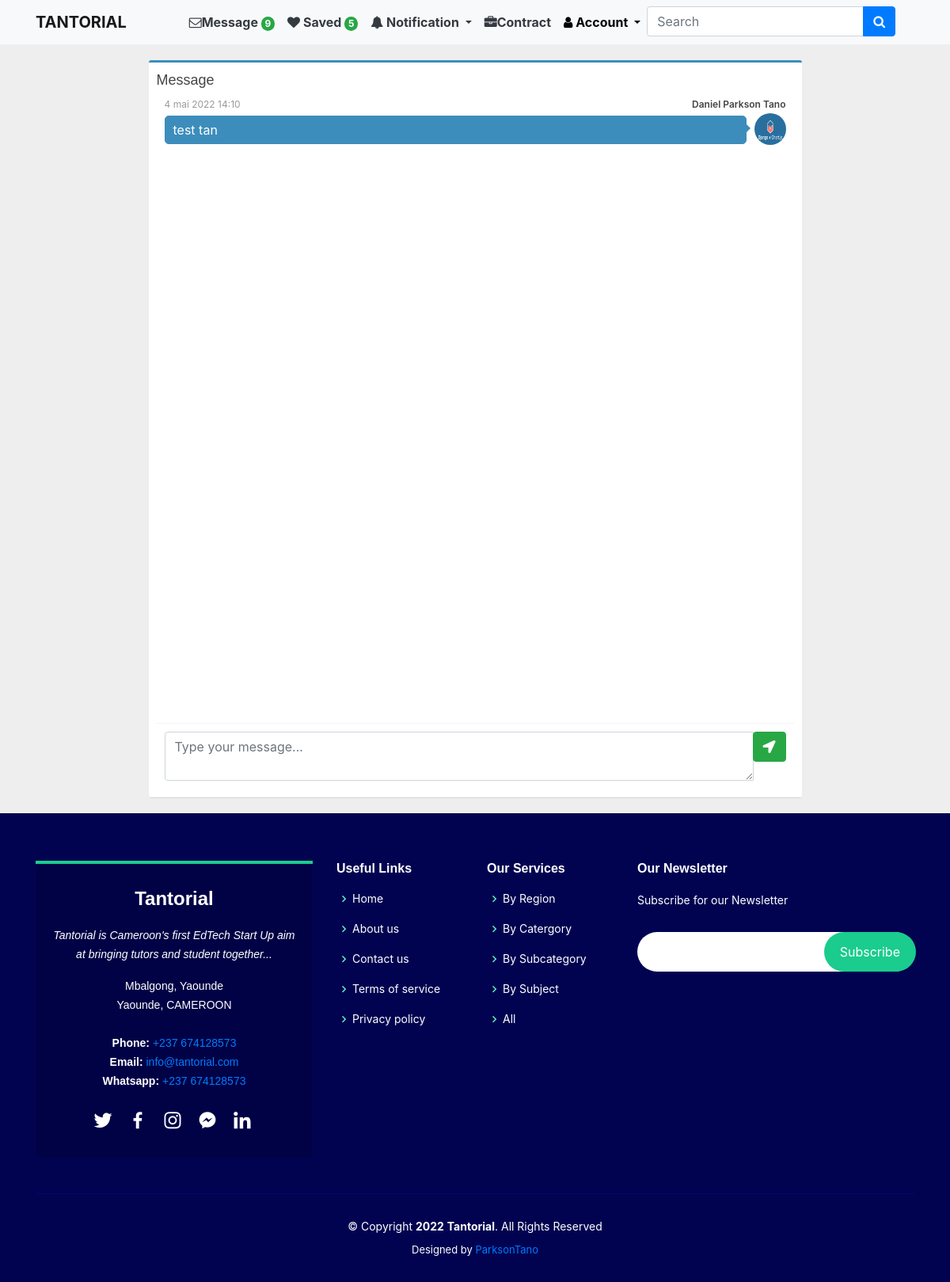
Page /message/chat/7 (signed in) on the earlier database version.
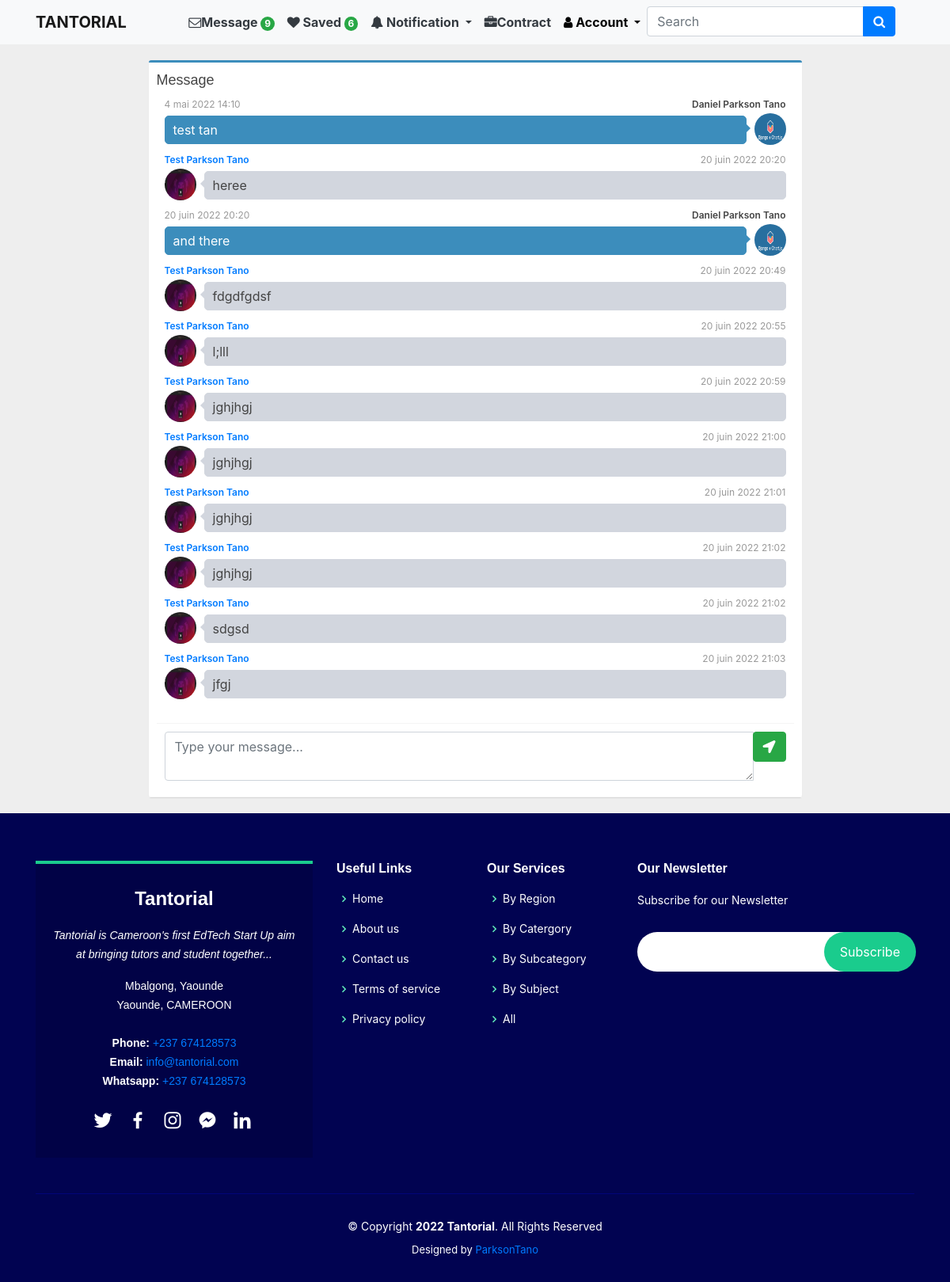
Same page on the later database version.
### mainapp/models.py (models this page shows, shortened)
class ProfilePersonal(models.Model):
    user = models.OneToOneField(User, on_delete=models.CASCADE)
    account_type = models.CharField(
        max_length=10, choices=ACC, null=True, blank=True)
    title = models.CharField(
        max_length=10, choices=TITLE, null=True, blank=True)
    gender = models.CharField(
        max_length=10, choices=GENDER, null=True, blank=True)
    first_name = models.CharField(max_length=30, null=True, blank=True)
    last_name = models.CharField(max_length=30, null=True, blank=True)
    phone_number = models.CharField(max_length=15, null=True, blank=True)
    whatsapp_number = models.CharField(max_length=15, null=True, blank=True)
    show_whatsapp_number = models.BooleanField(default=True)
    online_lesson = models.BooleanField(default=False)
    country = models.ForeignKey(Country, on_delete=models.PROTECT, null=True)
    region = ChainedForeignKey(Region, chained_field="country",
                               chained_model_field="country",
                               show_all=False,
                               auto_choose=True,
                               sort=True,
                               null=True,)
    town = ChainedForeignKey(Town, chained_field="region",
                             chained_model_field="region",
                             show_all=False,
                             auto_choose=True,
                             sort=True,
                             null=True,)
    address = models.CharField(max_length=256, null=True, blank=True)
    date_of_birth = models.DateField(default=timezone.now)
    level_of_education = models.CharField(
        max_length=50, choices=EL, null=True, blank=True)
    date_of_birth = models.DateField(default=timezone.now)
    view_count = models.PositiveIntegerField(default=0)
    paid = models.BooleanField(default=False)
    favourite = models.ManyToManyField(
        User, related_name='saved_user', blank=True)
    profile_pic = models.ImageField(
        upload_to='profile_img', default='default.png')
    @property
    def total_likes(self):
        return self.favourite.count()
    def __str__(self):
        return self.user.username + " profile"

### messaging/models.py (models this page shows)
class Message(models.Model):
    chat = models.ForeignKey(Chat, on_delete=models.CASCADE)
    sender_user = models.ForeignKey(
        User, on_delete=models.CASCADE, related_name='+', null=True, blank=True)
    receiver_user = models.ForeignKey(
        User, on_delete=models.CASCADE, related_name='+')
    name = models.CharField(max_length=256, null=True, blank=True)
    email = models.EmailField(null=True, blank=True)
    phone_number = models.IntegerField(null=True, blank=True)
    message = models.TextField()
    is_read = models.BooleanField(default=False)
    date_created = models.DateTimeField(auto_now_add=True)

### messaging/views.py (the view)
# urls.py: path('chat/<int:pk>', MessageView.as_view(), name='message'),
class MessageView(TemplateView):
    template_name = 'main/message.html'
    def dispatch(self, request, *args, **kwargs):
        url_id = kwargs['pk']
        profile = self.request.user
        chat = Chat.objects.get(id=url_id)
        if request.user.is_authenticated and (chat.user == profile or chat.receiver == profile):
            pass
        else:
            return redirect('/accounts/login/?next=/message/')
        return super().dispatch(request, *args, **kwargs)
    def get_context_data(self, **kwargs):
        context = super().get_context_data(**kwargs)
        url_id = kwargs['pk']
        profile = self.request.user
        chat = Chat.objects.get(id=url_id)
        message = Message.objects.filter(Q(chat=url_id) & (
            Q(sender_user=profile) | Q(receiver_user=profile))).order_by('date_created')
        for mess in message:
            if self.request.user == mess.receiver_user:
                if self.request.user != mess.sender_user:
                    mess.is_read = True
                    mess.save()
                else:
                    pass
            chats_id = mess.chat.id
        context['chat'] = url_id
        context["message"] = message
        return context

### category/category_processor.py (called while the page is built)
def category_list(request):
    suggested = []
    tutor = ProfilePersonal.objects.filter(account_type="tutor")
    profil = ProfilePersonal.objects.all()
    print('erjejr')
    print(tutor)
    if request.user.is_authenticated:
        if request.user.profilepersonal in tutor:
            suggested = ProfilePersonal.objects.filter(account_type="student")
    else:
        suggested = ProfilePersonal.objects.filter(account_type="student")
    return {
        'all_cat': Category.objects.all().order_by('name'),
        'all_subcat': SubCategory.objects.select_related('category').all().order_by('name'),
        'all_sub': Subject.objects.select_related('subcategory').all().order_by('subcategory'),
        'review' : Review.objects.all(),
        'tutors': tutor,
        'suggested': suggested
    }

### dani/dani_processor.py (called while the page is built)
def carousel_slide(request):
    return {
        'carousel' : Carousel.objects.all(),
        'subject_res' : Subject.objects.all(),
        'suggested': ProfilePersonal.objects.filter(paid=True)
     }

### templates/main/message.html (shortened to what this page needs)
{% extends "base.html" %}
{% load static %}
	{% block content %}
<div class="container">
	<div class="row">
		<div class="col-md-9 mx-auto">
			<div class="box box-primary direct-chat direct-chat-primary" >
				<div class="box-header with-border">
					<h3 class="box-title">Message</h3>
				<div class="box-body">
					<div class="direct-chat-messages" id='mess' style="height: 100vh;">
						{% for m in message %}
							{% if m.sender_user == request.user %}
						<div class="direct-chat-msg right" >
							<div class="direct-chat-info clearfix">
								<span class="direct-chat-name pull-right">{{request.user.profilepersonal.first_name}} {{request.user.profilepersonal.last_name}}</span>
								<span class="direct-chat-timestamp pull-left">{{m.date_created}}</span>
							</div>
							<img class="direct-chat-img" src="{{m.sender_user.profilepersonal.profile_pic.url}}" alt="Message User Image">
							<div class="direct-chat-text">
								{{m.message}}
							</div>
						</div>
						{% else %}
						<div class="direct-chat-msg">
							<div class="direct-chat-info clearfix">
								<span class="direct-chat-name pull-left">
									<a href="{% url 'dantorial:userprofile' m.sender_user.profilepersonal.id %}" style="text-decoration:none">
									{{m.sender_user.profilepersonal.first_name}} {{m.sender_user.profilepersonal.last_name}}
								</a>
								</span>
								<span class="direct-chat-timestamp pull-right">
									{{m.date_created}}
								</span>
							</div>
							<img class="direct-chat-img" src="{{m.sender_user.profilepersonal.profile_pic.url}}" alt="Message User Image">
							<div class="direct-chat-text">
								{{m.message}}
							</div>
						</div>
					{% endif %}
					{% endfor %}
					</div>
				</div>
				<div class="box-footer">
					<form method="POST" class='needs-validation' action="{% url 'dantorial_message:send' chat  %}"  novalidate>
						<div class="input-group">
							<textarea name="message" class="form-control type_msg" id = 'msg' placeholder="Type your message..." required></textarea>
							<span class="input-group-btn">
								<button type="submit" class="btn btn-success send_msg" id="{{chat}}" date-url = "">
									<i class="fas fa-location-arrow"></i>
								</button></
							</span>
						</div>
					</form>
				</div>
			</div>
		</div>
	</div>
</div>
		{% endblock %}

### templates/base.html (shortened to what the changed rows need)
{% load pwa %}
{% load cache %}
{% load static %}
{% load notifications_tags %}
{% load i18n %}
{% load humanize %}
<!doctype html>
<html lang="en">
<head>
  <link href="https://cdn.jsdelivr.net/npm/bootstrap@5.1.0/dist/css/bootstrap.min.css" rel="stylesheet">
  <link href="https://cdnjs.cloudflare.com/ajax/libs/font-awesome/5.15.1/css/all.min.css" rel="stylesheet" />
  <link rel="stylesheet" href="{% static 'main.css' %}">
  <link rel="stylesheet" href="https://maxcdn.bootstrapcdn.com/font-awesome/4.5.0/css/font-awesome.min.css">
  <link href="https://cdn.jsdelivr.net/npm/select2@4.1.0-rc.0/dist/css/select2.min.css" rel="stylesheet" />
  <link
    href="https://cdnjs.cloudflare.com/ajax/libs/bootstrap-datetimepicker/4.17.37/css/bootstrap-datetimepicker.min.css"
    rel="stylesheet">
  <link href="{% static 'assets/css/styles.css' %}" rel="stylesheet">
  <link href="https://unpkg.com/aos@2.3.1/dist/aos.css" rel="stylesheet">
  <link href='https://unpkg.com/boxicons@2.1.2/css/boxicons.min.css' rel='stylesheet'>
  <link rel="stylesheet" href="https://cdn.jsdelivr.net/npm/glightbox/dist/css/glightbox.min.css" />
  <link rel="stylesheet" href="https://unpkg.com/swiper@8/swiper-bundle.min.css" />
  <link rel="stylesheet" href="https://cdn.jsdelivr.net/npm/bootstrap-icons@1.7.2/font/bootstrap-icons.css">
  {% load bootstrap4 %} {% bootstrap_css %} {% bootstrap_javascript jquery='full' %}
</head>
<header class="sticky-top">
  <nav class="navbar navbar-light navbar-expand-lg bg-light sticky-top">
    <div class="container me-auto">
      <div class="collapse navbar-collapse" id="navbarNav">
        <ul class="navbar-nav ms-auto me-4 my-3 my-lg-0">
          {% if user.is_authenticated %}
          <li>
            <a class="nav-link text-dark font-weight-bold" href="{% url 'dantorial:myfavourites' %}">
              <i class='fa fa-heart'></i> Saved
              {% if user.profilepersonal.total_likes > 0 %}
              <span class="badge rounded-pill badge-notification bg-success like_count" id='like_count'>
                {{ user.profilepersonal.total_likes }}</span>
              {% endif %}
            </a>
          </li>
          {% endif %}
        </ul>
      </div>
    </div>
  </nav>
</header>
<body>
  <div style="width: 100;">
    {% block content %} {% endblock content %}
  </div>
</body>
</html>

Differences in the rows shown:
added Message: sender_user.profilepersonal.first_name "Test", sender_user.profilepersonal.last_name "Parkson Tano", date_created "20 juin 2022 20:20", sender_user.profilepersonal.profile_pic (picture), message "heree"
added Message: {{ request.user.profilepersonal.first_name }} "Daniel", {{ request.user.profilepersonal.last_name }} "Parkson Tano", date_created "20 juin 2022 20:20", sender_user.profilepersonal.profile_pic (picture), message "and there"
added Message: sender_user.profilepersonal.first_name "Test", sender_user.profilepersonal.last_name "Parkson Tano", date_created "20 juin 2022 20:49", sender_user.profilepersonal.profile_pic (picture), message "fdgdfgdsf"
added Message: sender_user.profilepersonal.first_name "Test", sender_user.profilepersonal.last_name "Parkson Tano", date_created "20 juin 2022 20:55", sender_user.profilepersonal.profile_pic (picture), message "l;lll"
added Message: sender_user.profilepersonal.first_name "Test", sender_user.profilepersonal.last_name "Parkson Tano", date_created "20 juin 2022 20:59", sender_user.profilepersonal.profile_pic (picture), message "jghjhgj"
added Message: sender_user.profilepersonal.first_name "Test", sender_user.profilepersonal.last_name "Parkson Tano", date_created "20 juin 2022 21:00", sender_user.profilepersonal.profile_pic (picture), message "jghjhgj"
added Message: sender_user.profilepersonal.first_name "Test", sender_user.profilepersonal.last_name "Parkson Tano", date_created "20 juin 2022 21:01", sender_user.profilepersonal.profile_pic (picture), message "jghjhgj"
added Message: sender_user.profilepersonal.first_name "Test", sender_user.profilepersonal.last_name "Parkson Tano", date_created "20 juin 2022 21:02", sender_user.profilepersonal.profile_pic (picture), message "jghjhgj"
added Message: sender_user.profilepersonal.first_name "Test", sender_user.profilepersonal.last_name "Parkson Tano", date_created "20 juin 2022 21:02", sender_user.profilepersonal.profile_pic (picture), message "sdgsd"
added Message: sender_user.profilepersonal.first_name "Test", sender_user.profilepersonal.last_name "Parkson Tano", date_created "20 juin 2022 21:03", sender_user.profilepersonal.profile_pic (picture), message "jfgj"
Other differences:
{{ user.profilepersonal.total_likes }}: "5" → "6"
